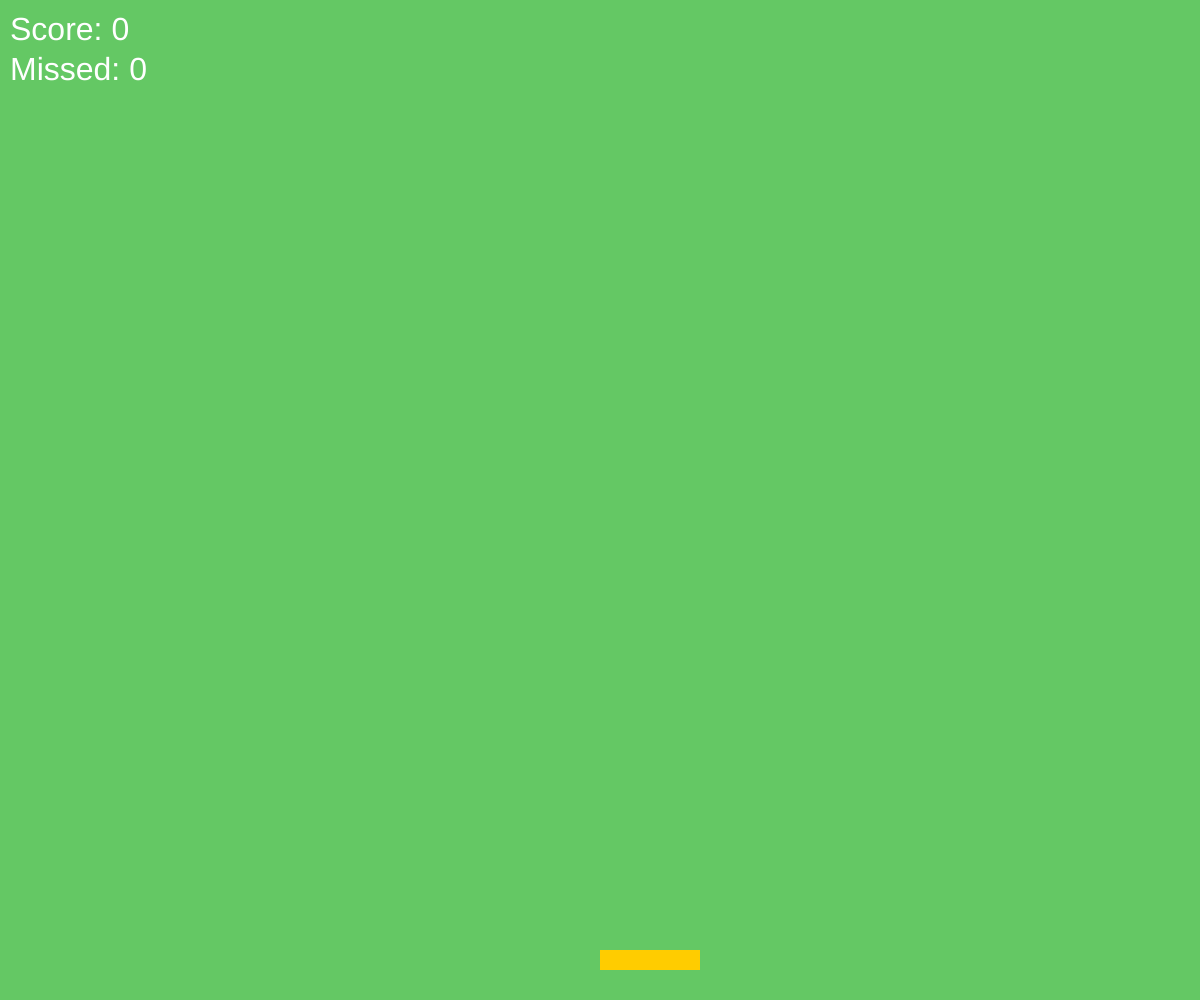
Frame 1 (no input)
Frame 60 (no input): identical to frame 1, image omitted
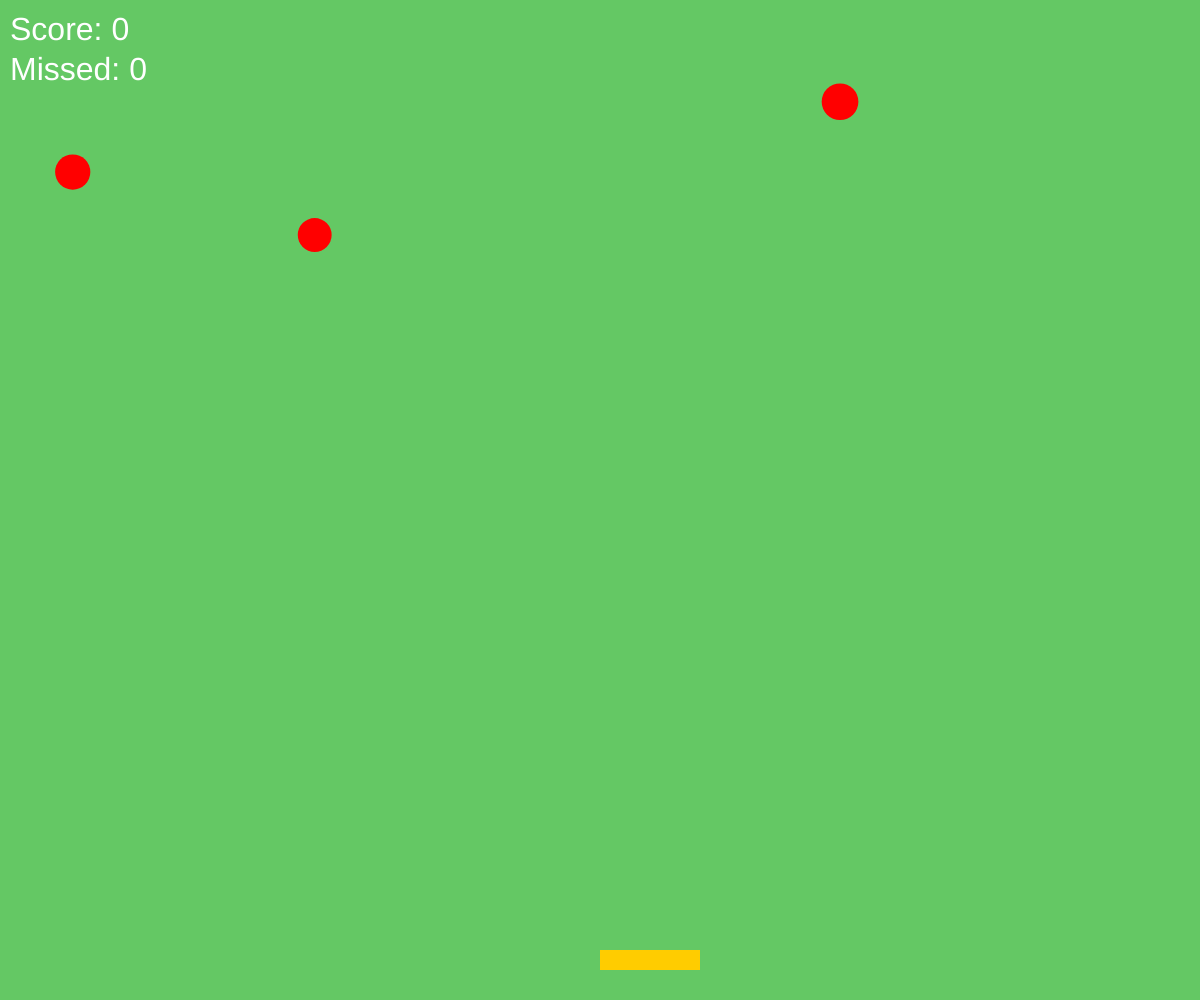
Frame 120 (the mouse pressed at the canvas centre since frame 60)

The p5.js sketch that drew these frames (run headless with seeded random() and noise() and a simulated clock; from frame 60 on, the mouse is pressed at the canvas centre):

// p5.js sketch
// ── sketch.js
let basket;
let fruits = [];
let missed = 0;
let score = 0;
let gameOver = false;

function setup() {
  createCanvas(windowWidth, windowHeight);
  basket = new Basket();
  for (let i = 0; i < 5; i++) {
    fruits.push(new Fruit());
  }
}

function draw() {
  background(100, 200, 100);

  if (!gameOver) {
    basket.show();
    basket.move();

    for (let fruit of fruits) {
      fruit.show();
      fruit.update();
      if (basket.catches(fruit)) {
        score++;
        fruit.reset();
      } else if (fruit.misses()) {
        missed++;
        fruit.reset();
        if (missed >= 10) {
          gameOver = true;
        }
      }
    }

    fill(255);
    textSize(32);
    text(`Score: ${score}`, 10, 40);
    text(`Missed: ${missed}`, 10, 80);
  } else {
    fill(255, 0, 0);
    textSize(64);
    textAlign(CENTER, CENTER);
    text(`Game Over\nScore: ${score}`, width / 2, height / 2);
  }
}

function keyPressed() {
  if (keyCode === LEFT_ARROW) {
    basket.setDir(-1);
  } else if (keyCode === RIGHT_ARROW) {
    basket.setDir(1);
  }
}

function keyReleased() {
  basket.setDir(0);
}

class Basket {
  constructor() {
    this.x = width / 2;
    this.y = height - 50;
    this.size = 100;
    this.xdir = 0;
  }

  show() {
    fill(255, 204, 0);
    noStroke();
    rect(this.x, this.y, this.size, 20);
  }

  setDir(dir) {
    this.xdir = dir;
  }

  move() {
    this.x += this.xdir * 5;
    this.x = constrain(this.x, 0, width - this.size);
  }

  catches(fruit) {
    return fruit.y > this.y && fruit.y < this.y + 20 && fruit.x > this.x && fruit.x < this.x + this.size;
  }
}

class Fruit {
  constructor() {
    this.reset();
  }

  reset() {
    this.x = random(width);
    this.y = random(-500, -50);
    this.size = random(20, 40);
    this.speed = random(2, 5);
  }

  show() {
    fill(255, 0, 0);
    noStroke();
    ellipse(this.x, this.y, this.size);
  }

  update() {
    this.y += this.speed;
    if (this.y > height) {
      this.y = random(-500, -50);
    }
  }

  misses() {
    return this.y > height;
  }
}
